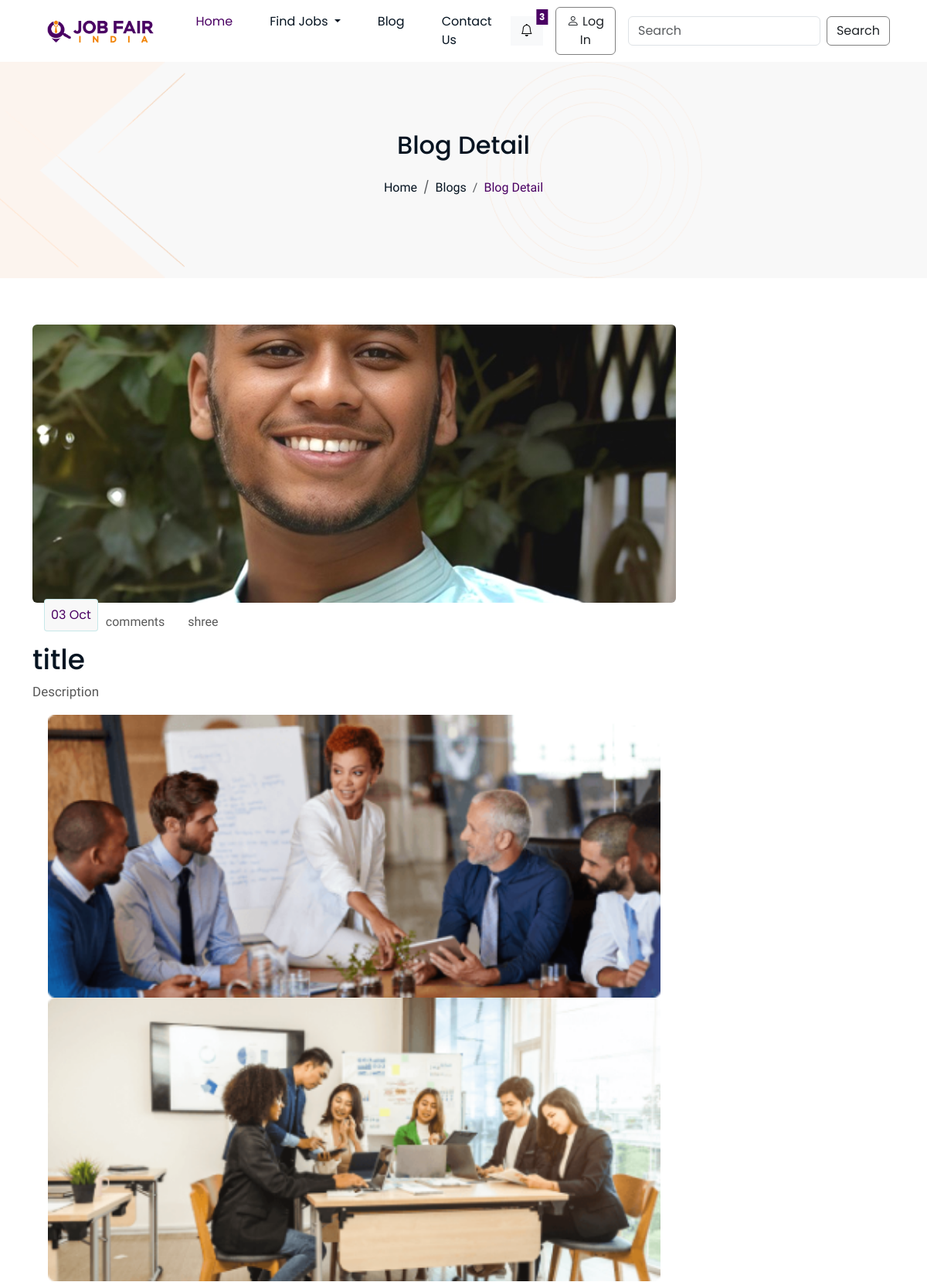
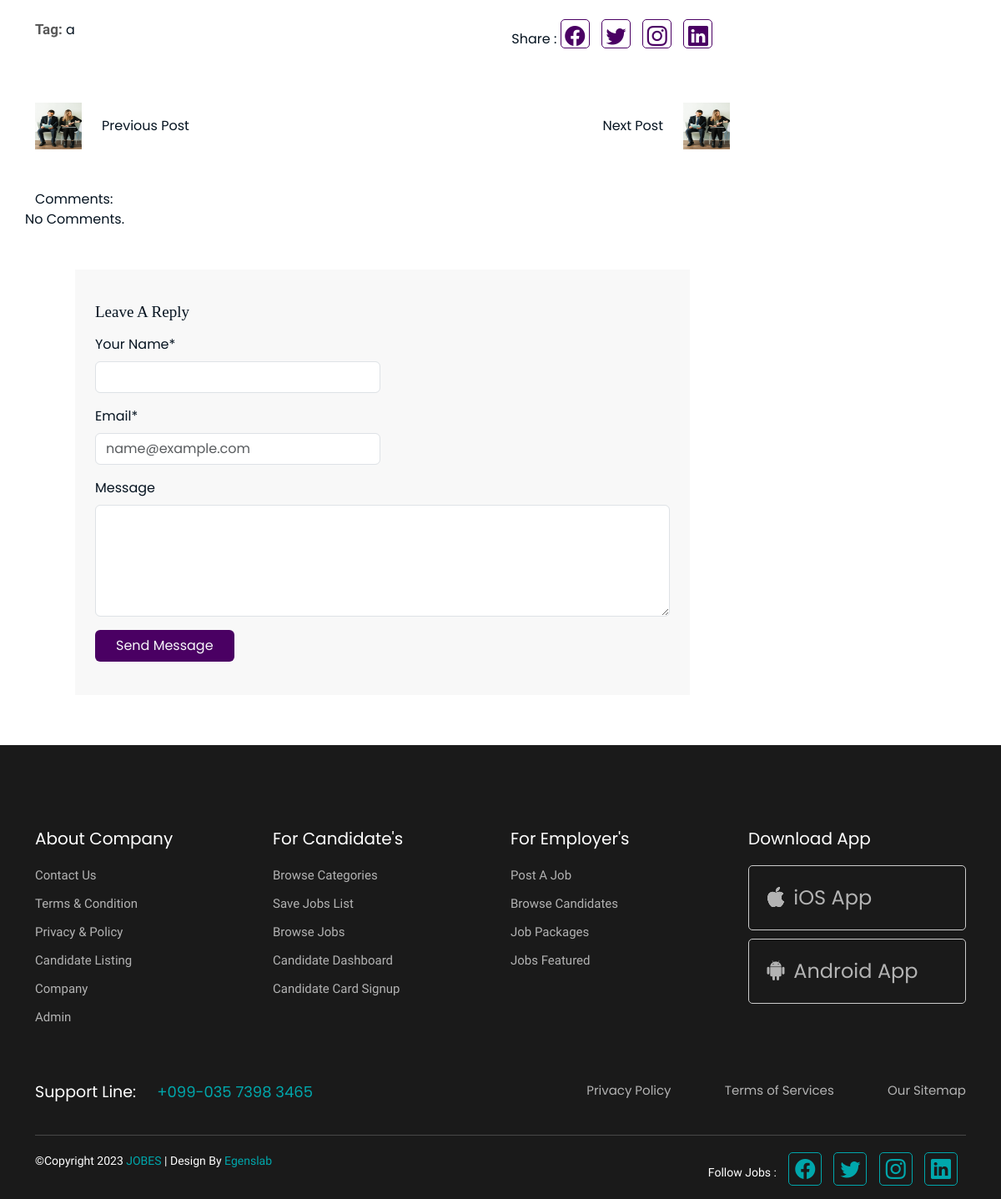
The app's page /blog-details.php?blog_id=1 with its own data (2 pictures, top to bottom).
### tables this page shows
CREATE TABLE `blogs` (
  `blog_id` int(50) NOT NULL,
  `blog_name` varchar(100) NOT NULL,
  `blog_title` varchar(100) NOT NULL,
  `blog_image` varchar(100) NOT NULL,
  `blog_description` varchar(250) NOT NULL,
  `blog_tags` varchar(100) NOT NULL,
  `other_image` varchar(100) DEFAULT NULL,
  `blog_date` date NOT NULL DEFAULT current_timestamp()
);

### blog-details.php (the view, shortened to what this page needs)
<?php
require('connection.php');
$blog_id = $_GET['blog_id'];
$query = "SELECT * FROM blogs WHERE blog_id = $blog_id";
$result = mysqli_query($con, $query);
$blog = mysqli_fetch_assoc($result);
?>
<!DOCTYPE html>
<html lang="en">
<head>
  <link href="https://cdn.jsdelivr.net/npm/bootstrap@5.3.0/dist/css/bootstrap.min.css" rel="stylesheet">
  <link rel="stylesheet" href="https://cdn.jsdelivr.net/npm/bootstrap-icons@1.10.2/font/bootstrap-icons.css">
  <link rel="stylesheet" href="assets/css/custom.css">
  <link rel="stylesheet" href="assets/css/blog-detail.css">
</head>
<body>
  <?php include './navbar.php'; ?>
  <div class="breadcrumb-section">
    <div class="container">
      <h2 class="title">Blog Detail</h2>
      <nav aria-label="breadcrumb" class="text-center mt-3">
        <ol class="breadcrumb">
          <li class="breadcrumb-item"><a href="./">Home</a></li>
          <li class="breadcrumb-item"><a href="./blog.php">Blogs</a></li>
          <li class="breadcrumb-item active" aria-current="page">Blog Detail</li>
        </ol>
      </nav>
    </div>
  </div>
  <section class="paddingTB60 blog-detail">
    <div class="container">
      <div class="row g-3">
        <div class="col-md-9">
          <img src="admin/blog/.<?php echo $blog['other_image']; ?>" class="card-img-top" alt="Image">
          <div class="main-row">
            <br>
            <br>
            <br>
            <div class="date-square">
              <?php echo date('d M', strtotime($blog['blog_date'])); ?>
            </div>
            <div class="comment-count"> comments</div>
            <div class="user-name">
              <?php echo $blog['blog_name']; ?>
            </div>
          </div>
          <h1 class="blog-title">
            <?php echo $blog['blog_title']; ?>
          </h1>
          <p class="blog-text">
            <?php echo $blog['blog_description']; ?>
          </p>
          <div class="ms-auto me-auto row">
            <img src="./assets/images/home/blog_details_1.png" class="mx-2 col" alt="">
            <img src="./assets/images/home/blog_details_2.png" class="mx-2 col" alt="">
          </div>
          <div class="row my-4">
            <div class="col-md-8">
              <span class="tags fw-semibold blog-text">Tag:</span>
              <?php echo $blog['blog_tags']; ?>
            </div>
            <ul class="social-media-icons-share col-md-4 justify-content-end">
              <span> Share :</span>
              <li><a href="#"><i class="bi bi-facebook"></i></a></li>
              <li><a href="#"><i class="bi bi-twitter"></i></a></li>
              <li><a href="#"><i class="bi bi-instagram"></i></a></li>
              <li><a href="#"><i class="bi bi-linkedin"></i></a></li>
            </ul>
          </div>
          <div class="row my-lg-5">
            <div class="col">
              <div class="row">
                <div class="col-auto">
                  <img src="./assets/images/home/img1.png" height="56px" width="56px" alt="">
                </div>
                <div class="col mt-lg-3"><a href="">Previous Post </a></div>
              </div>
            </div>
            <div class="col">
              <div class="row">
                <div class="col d-flex justify-content-end mt-lg-3"><a href=""> Next Post</a></div>
                <div class="col-auto">
                  <img src="./assets/images/home/img1.png" height="56px" width="56px" alt="">
                </div>
              </div>
            </div>
          </div>
          <div class="row my-5 w-100">
            <div class="col-md-12">
              Comments:
            </div>
            <?php
            $query6 = "SELECT * FROM `comments` WHERE blog_id='$blog_id'  ORDER BY comment_date DESC";
            if ($result6 = mysqli_query($con, $query6)) {
              if (mysqli_num_rows($result6) > 0) {
                $count = 1;
                while ($row = mysqli_fetch_assoc($result6)) {
            ?>
                  <div class="row my-3">
                    <div class="col-auto">
                      <img src="./assets/images/home/profile2.png" height="50px" width="50px" alt="">
                    </div>
                    <div class="col">
                      <div class="row">
                        <?= $count++ ?>
                        <div class="col-auto"><?= $row['Person_name'] ?>,</div>
                        <div class="col-auto" style="color: #595959; font-family: Exo ;"><?= $row['comment_date'] ?></div>
                      </div>
                      <div class="row">
                        <div class="col">
                          <?= $row['comment'] ?>
                        </div>
                      </div>
                    </div>
                  </div>
            <?php
                }
              } else {
                echo "No Comments.";
              }
            }
            ?>
          </div>
          <div class="form  mx-5 border-0  p-4" style=" background-color:#F8F8F8">
            <form action="" method="post">
              <h3 class="my-3" style="font-family: 'Exo'; font-style: normal;font-weight: 400;font-size: 19px;">
                Leave A Reply
              </h3>
              <div class="row">
                <div class="col-auto mb-3">
                  <label for="name" class="form-label">Your Name*</label>
                  <input type="text" class="form-control" name="name" id="name" required>
                </div>
                <div class="col-auto mb-3">
                  <label for="email" class="form-label">Email*</label>
                  <input type="email" class="form-control" name="email" required id="email" placeholder="name@example.com">
                </div>
              </div>
              <div class="mb-3">
                <label for="msg" class="form-label">Message</label>
                <textarea required class="form-control" id="msg" name="msg" rows="5"></textarea>
              </div>
              <div class="mb-3">
                <input type="submit" name="query" class="btn text-light px-4" value="Send Message" style="background-color: var(--primary);">
              </div>
            </form>
          </div>
        </div>
      </div>
    </div>
  </section>
  <?php include './footer.php'; ?>
</body>
</html>

### assets/css/custom.css (style rules this page uses)
:root { --primary: #4A0063; }
a { text-decoration: none; }
body { font-size: 16px; font-family: 'Poppins', sans-serif; font-weight: normal; color: rgb(6, 20, 33); color: rgba(6, 20, 33, 1); }
.paddingTB60 { padding-top: 60px; padding-bottom: 60px; }
.breadcrumb-section { background-image: url('../images/home/bg-cover.png') }
.breadcrumb-section .container { height: 280px; display: flex; flex-direction: column; justify-content: center; align-items: center; }
.breadcrumb-section .breadcrumb-item a { font-family: 'Work Sans', sans-serif; font-weight: 400; font-size: 16px; color: #061421; text-decoration: none; }
.breadcrumb-section .breadcrumb-item.active { font-family: 'Work Sans', sans-serif; font-weight: 400; font-size: 16px; color: var(--primary); }

### assets/css/blog-detail.css (style rules this page uses)
.blog-detail .card-img-top { border-radius: 0.375rem; height: 360px; object-fit: cover; }
a { text-decoration: none; color: unset; }
.blog-detail .main-row { display: flex; align-items: flex-end; margin-top: -50px; padding: 15px; }
.blog-detail .main-row .date-square { border: 1px solid rgba(0, 167, 172, 0.20); background-color: #F8F8F8; color: var(--primary); padding: 8px; border-radius: 4px; margin-right: 10px; font-weight: 400; font-size: 16px; }
.blog-detail .main-row .comment-count { font-family: 'Work Sans', sans-serif; font-weight: 400; font-size: 16px; color: #595959; margin-right: 15px; }
.blog-detail .main-row .user-name { font-family: 'Work Sans', sans-serif; font-weight: 400; font-size: 16px; color: #595959; margin-left: 15px; }
.blog-detail .blog-title { color: #061421; font-size: 36px; }
.blog-detail .blog-text { color: #595959; font-size: 17px; font-family: 'Work Sans', sans-serif; }
.social-media-icons-share li { display: inline-block; margin-right: 10px; font-family: 'Work Sans', sans-serif; font-weight: 400; font-size: 15px; color: #061421; }
.social-media-icons-share a { display: inline-block; width: 35px; height: 35px; border: 1px solid var(--primary); border-radius: 5px; text-align: center; line-height: 40px; font-size: 24px; color: var(--primary); }

### records on screen
blogs: other_image (picture), blog_date "03 Oct", blog_name "shree", blog_title "title", blog_description "Description", blog_tags "a"
